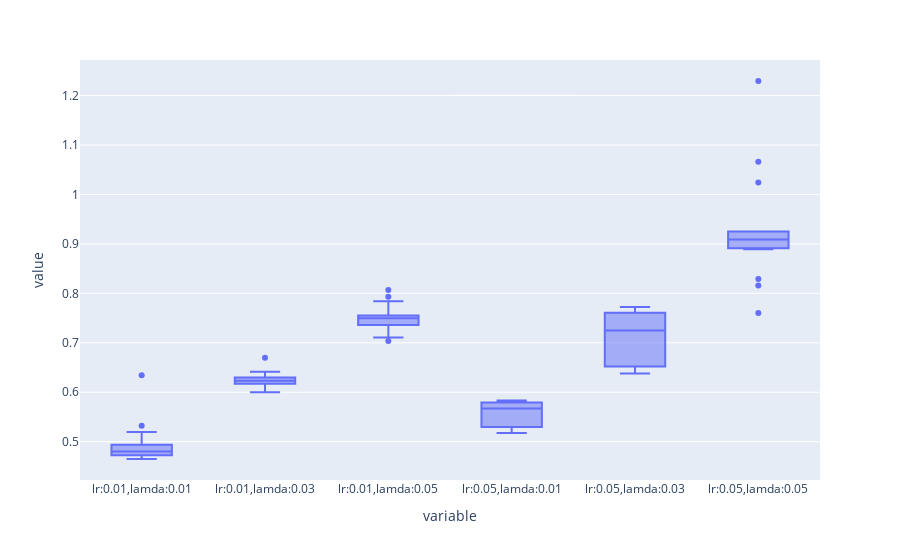

Source (notebook cell):
### Code cell
px.box(pd.DataFrame(valid_collect))

### Figure 1 — Plotly figure (JSON) as saved in the notebook; plotly's stock layout.template omitted (floating-point values rounded to 4 significant figures; data arrays with more than 128 entries replaced by an {"elided": "..."} marker saying what was removed)
{"data": [{"alignmentgroup": "True", "hovertemplate": "variable=%{x}<br>value=%{y}<extra></extra>", "legendgroup": "", "marker": {"color": "#636efa"}, "name": "", "notched": false, "offsetgroup": "", "orientation": "v", "showlegend": false, "type": "box", "x": {"elided": "180 str values"}, "x0": " ", "xaxis": "x", "y": {"elided": "180 float values"}, "y0": " ", "yaxis": "y"}], "layout": {"boxmode": "group", "legend": {"tracegroupgap": 0}, "margin": {"t": 60}, "xaxis": {"anchor": "y", "domain": [0, 1], "title": {"text": "variable"}}, "yaxis": {"anchor": "x", "domain": [0, 1], "title": {"text": "value"}}}}
